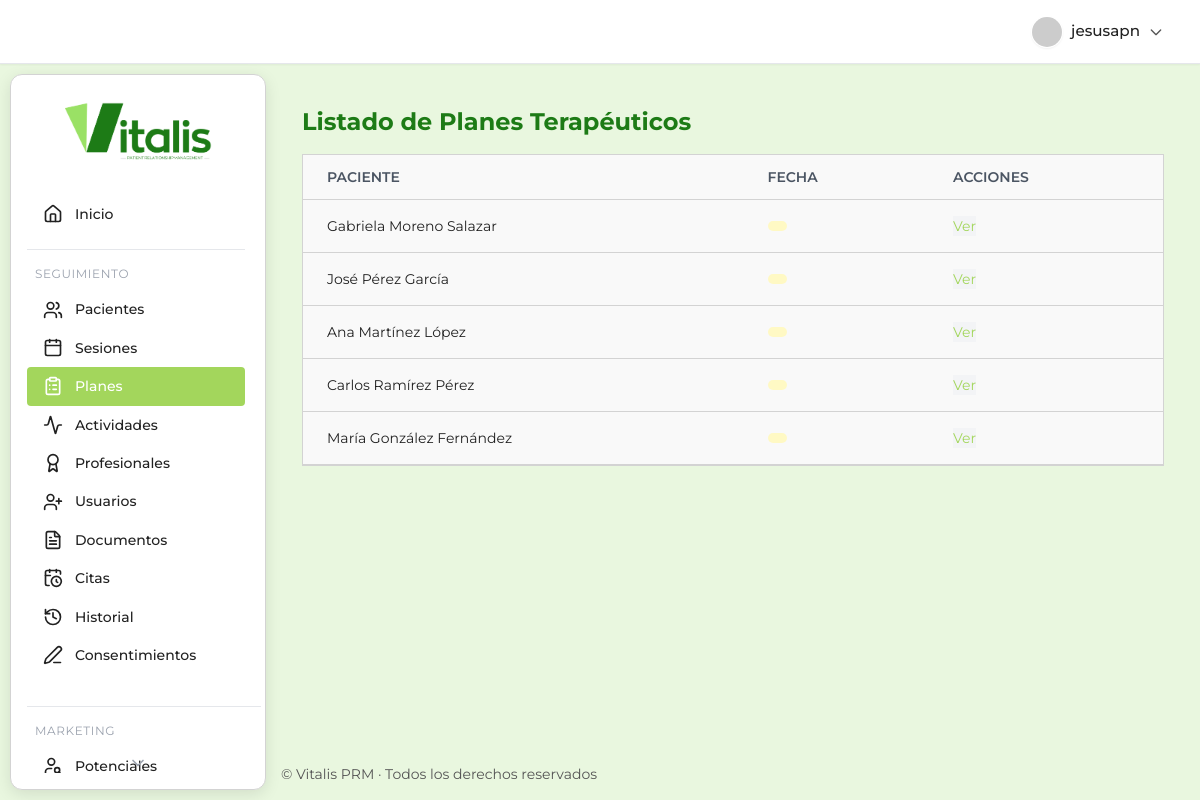
Screenshot of /consultorio/planes/ (signed in) with the database file from the repository.
### prm_salud/consultorio/models.py (models this page shows, shortened)
class PlanTerapeutico(models.Model):
    paciente = models.ForeignKey(Paciente, on_delete=models.CASCADE, related_name='planes_terapeuticos', verbose_name="Paciente")
    profesional = models.ForeignKey(Profesional, on_delete=models.CASCADE, related_name='planes_gestionados', verbose_name="Profesional")
    nombre_plan = models.CharField(max_length=200, verbose_name="Nombre del Plan")
    fecha_inicio_plan = models.DateField(verbose_name="Fecha de Inicio")
    fecha_fin_estimada = models.DateField(blank=True, null=True, verbose_name="Fecha de Fin Estimada")
    objetivo_principal_terapeutico = models.TextField(verbose_name="Objetivo Principal Terapéutico")
    metas_específicas = models.JSONField(default=list, blank=True, null=True, verbose_name="Metas Específicas") # Almacena una lista de strings
    enfoque_terapeutico = models.CharField(
        max_length=50,
        choices=[
            ('Cognitivo-Conductual', 'Cognitivo-Conductual'),
            ('Terapia Sistémica', 'Terapia Sistémica'),
            ('Psicoanálisis', 'Psicoanálisis'),
            ('Humanista', 'Humanista'),
            ('Integrativo', 'Integrativo')
        ],
        default='Cognitivo-Conductual',
        verbose_name="Enfoque Terapéutico"
    )
    estado_plan = models.CharField(
        max_length=20,
        choices=[
            ('Activo', 'Activo'),
            ('Finalizado', 'Finalizado'),
            ('En Pausa', 'En Pausa'),
            ('Cancelado', 'Cancelado')
        ],
        default='Activo',
        verbose_name="Estado del Plan"
    )
    fecha_finalizacion_real = models.DateField(blank=True, null=True, verbose_name="Fecha de Finalización Real")
    observaciones_plan = models.TextField(blank=True, null=True, verbose_name="Observaciones del Plan")
    class Meta:
        verbose_name = "Plan Terapéutico"
        verbose_name_plural = "Planes Terapéuticos"
        ordering = ['-fecha_inicio_plan']

class Paciente(models.Model):
    id_paciente = models.CharField(max_length=50, unique=True, editable=False, primary_key=True) # ID único generado
    nombres = models.CharField(max_length=100, verbose_name="Nombres")
    apellidos = models.CharField(max_length=100, verbose_name="Apellidos")
    fecha_nacimiento = models.DateField(verbose_name="Fecha de Nacimiento")
    genero = models.CharField(
        max_length=20,
        choices=[
            ('Femenino', 'Femenino'),
            ('Masculino', 'Masculino'),
            ('Prefiero no decir', 'Prefiero no decir')
        ],
        verbose_name="Género"
    )
    cedula_identidad = models.CharField(max_length=20, unique=True, verbose_name="Cédula de Identidad")
    telefono = models.CharField(max_length=20, blank=True, null=True, verbose_name="Teléfono")
    email = models.EmailField(blank=True, null=True, verbose_name="Email")
    direccion = models.CharField(max_length=255, blank=True, null=True, verbose_name="Dirección")
    estado_paciente = models.CharField(
        max_length=20,
        choices=[
            ('Activo', 'Activo'),
            ('En Pausa', 'En Pausa'),
            ('Dado de Alta', 'Dado de Alta'),
            ('No Acude', 'No Acude'),
            ('Nuevo', 'Nuevo')
        ],
        default='Activo',
        verbose_name="Estado del Paciente"
    )
    fecha_registro = models.DateField(auto_now_add=True, verbose_name="Fecha de Registro")
    fuente_referencia = models.CharField(
        max_length=50,
        choices=[
            ('Recomendación de Paciente', 'Recomendación de Paciente'),
            ('Redes Sociales', 'Redes Sociales'),
            ('Google Ads', 'Google Ads'),
            ('Otro Profesional de Salud', 'Otro Profesional de Salud'),
            ('Directo', 'Directo'),
            ('Desconocido', 'Desconocido')
        ],
        default='Desconocido',
        verbose_name="Fuente de Referencia"
    )
    motivo_principal_consulta_inicial = models.TextField(blank=True, null=True, verbose_name="Motivo Principal de Consulta Inicial")
    estado_inicial_valoracion = models.CharField(max_length=50, blank=True, null=True, verbose_name="Estado Inicial de Valoración")
    foto = models.ImageField(upload_to='pacientes/fotos/', blank=True, null=True, verbose_name="Foto")
    foto_offset_x = models.PositiveSmallIntegerField(default=50, verbose_name="Posición X de la Foto")
    foto_offset_y = models.PositiveSmallIntegerField(default=50, verbose_name="Posición Y de la Foto")
    class Meta:
        verbose_name = "Paciente"
        verbose_name_plural = "Pacientes"
        ordering = ['apellidos', 'nombres'] # Ordenar por apellido y nombre por defecto

### prm_salud/consultorio/views.py (the view)
# urls.py: path('planes/', views.PlanTerapeuticoListView.as_view(), name='plan_list'),
class PlanTerapeuticoListView(LoginRequiredMixin, ListView):
    model = PlanTerapeutico
    template_name = 'consultorio/planes/plan_list.html'
    context_object_name = 'planes'
    def get_queryset(self):
        queryset = super().get_queryset()
        print(f"Total de planes terapéuticos: {queryset.count()}")
        for plan in queryset:
            print(f"  - ID: {plan.id}, Nombre: {plan.nombre_plan}")
        return queryset
    def get_context_data(self, **kwargs):
        context = super().get_context_data(**kwargs)
        user = self.request.user
        perfil = getattr(user, 'perfilusuario', None)
        puede_editar = False
        if perfil:
            puede_editar = perfil.is_admin() or perfil.is_psicologo()
        context['puede_crear'] = puede_editar
        context['puede_editar'] = puede_editar
        context['puede_eliminar'] = perfil.is_admin() if perfil else False
        context['pacientes'] = Paciente.objects.all()
        context['profesionales'] = Profesional.objects.all()
        context['user_profile'] = perfil
        return context

### prm_salud/consultorio/templates/consultorio/planes/plan_list.html (shortened to what this page needs)
{% extends 'consultorio/base.html' %}
{% load static %}
{% block content %}
<div class="container mx-auto px-4 py-8">
  <div class="aurora-card">
    <div class="flex items-center justify-between mb-4">
      <h1 class="text-2xl font-bold">Listado de Planes Terapéuticos</h1>
    </div>
    <div class="overflow-x-auto">
      <table class="min-w-full divide-y divide-gray-200 text-sm">
        <thead>
          <tr>
            <th class="px-6 py-3 text-left font-semibold uppercase text-gray-600">
              Paciente
            </th>
            <th class="px-6 py-3 text-left font-semibold uppercase text-gray-600">
              Fecha
            </th>
            <th class="px-6 py-3 text-left font-semibold uppercase text-gray-600">
              Acciones
            </th>
          </tr>
        </thead>
        <tbody class="divide-y divide-gray-100">
          {% for plan in planes %}
          <tr class="hover:bg-gray-50 transition">
            <td class="px-6 py-4">
              {{ plan.paciente.nombres }} {{ plan.paciente.apellidos }}
            </td>
            <td class="px-6 py-4">
              <span class="badge badge-warning">
              </span>
            </td>
            <td class="px-6 py-4">
              <div class="flex flex-wrap gap-2">
                <a href="{% url 'consultorio:plan_detail' plan.id %}"
                   class="aurora-btn"
                   style="background-color: #f3f4f6; color: var(--primary)">
                  Ver
                </a>
              </div>
            </td>
          </tr>
          {% empty %}
          <tr>
            <td colspan="3" class="text-center py-8 text-gray-500">
              No hay planes registrados.
            </td>
          </tr>
          {% endfor %}
        </tbody>
      </table>
    </div>
  </div>
</div>
{% endblock %}

### prm_salud/consultorio/templates/consultorio/base.html (shortened to what this page needs)
{% load static %}
<!DOCTYPE html>
<html lang="es">
  <head>
    <link
      href="https://cdn.jsdelivr.net/npm/tailwindcss@2.2.19/dist/tailwind.min.css"
      rel="stylesheet"
    />
    <link
      rel="stylesheet"
      href="https://cdn.jsdelivr.net/npm/flatpickr/dist/flatpickr.min.css"
    />
    <link rel="stylesheet" href="{% static 'consultorio/css/main.css' %}" />
  </head>
  <body class="main-body-layout bg-[#e9f7df] text-text-main font-montserrat">
    <header
      class="flex justify-end items-center px-6 py-3 shadow-sm sticky top-0 left-0 right-0 z-20 w-full header-modern border-b border-gray-200"
    >
      <div class="relative">
        {% if user.is_authenticated %}
        <button
          id="user-menu-btn"
          onclick="toggleUserDropdown()"
          class="flex items-center gap-2 rounded-full px-3 py-1 hover:bg-gray-100 focus:outline-none focus:ring-2 focus:ring-primary"
        >
          <img
            src="https://ui-avatars.com/api/?name={{ user.get_full_name|default:user.username }}&background=4f46e5&color=fff&rounded=true&size=32"
            alt="Avatar"
            class="rounded-full shadow-sm border border-white"
          />
          <span class="font-medium"
            >{{ user.get_full_name|default:user.username }}</span
          >
          <svg
            fill="none"
            stroke="currentColor"
            stroke-width="2"
            stroke-linecap="round"
            stroke-linejoin="round"
            viewBox="0 0 24 24"
            class="w-4 h-4 text-gray-400"
          >
            <path d="M19 9l-7 7-7-7"></path>
          </svg>
        </button>
        {% endif %} {% block header_actions %}{% endblock %}
      </div>
    </header>
    <div class="content-wrapper">
      <aside
        class="sidebar-card-container"
        style="
          top: calc(64px + 10px);
          left: 10px;
          height: calc(100vh - (64px + 10px) - 10px);
        "
      >
        <div class="flex justify-center items-center h-28">
          <a href="{% url 'consultorio:dashboard' %}">
            <img
              src="{% static 'consultorio/img/PRMlogo.png' %}"
              alt="Logo Vitalis PRM"
              class="h-16 transition-transform duration-200 hover:scale-105"
            />
          </a>
        </div>
        <nav
          id="sidebar-scroll"
          class="flex flex-col gap-2 px-4 pr-2 overflow-y-scroll hide-scrollbar relative"
        >
          <a
            href="{% url 'consultorio:dashboard' %}"
            class="sidebar-link flex items-center gap-3 py-3 px-3 rounded-lg {% if request.path == '/consultorio/' %}sidebar-active{% endif %}"
          >
            <i data-lucide="home" class="w-5 h-5"></i><span>Inicio</span>
          </a>
          <div class="mt-2 border-t border-gray-200 pt-4 mr-4">
            <h3
              class="text-xs text-gray-400 uppercase tracking-wider mb-2 ml-2"
            >
              Seguimiento
            </h3>
            <a
              href="{% url 'consultorio:paciente_list' %}"
              class="sidebar-link flex items-center gap-3 py-3 px-3 rounded-lg {% if 'pacientes' in request.path %}sidebar-active{% endif %}"
            >
              <i data-lucide="users" class="w-5 h-5"></i><span>Pacientes</span>
            </a>
            <a
              href="{% url 'consultorio:sesion_list' %}"
              class="sidebar-link flex items-center gap-3 py-3 px-3 rounded-lg {% if 'sesiones' in request.path %}sidebar-active{% endif %}"
            >
              <i data-lucide="calendar" class="w-5 h-5"></i
              ><span>Sesiones</span>
            </a>
            <a
              href="{% url 'consultorio:plan_list' %}"
              class="sidebar-link flex items-center gap-3 py-3 px-3 rounded-lg {% if 'planes' in request.path %}sidebar-active{% endif %}"
            >
              <i data-lucide="clipboard-list" class="w-5 h-5"></i
              ><span>Planes</span>
            </a>
            <a
              href="{% url 'consultorio:actividad_list' %}"
              class="sidebar-link flex items-center gap-3 py-3 px-3 rounded-lg {% if 'actividades' in request.path %}sidebar-active{% endif %}"
            >
              <i data-lucide="activity" class="w-5 h-5"></i
              ><span>Actividades</span>
            </a>
            <a
              href="{% url 'consultorio:profesional_list' %}"
              class="sidebar-link flex items-center gap-3 py-3 px-3 rounded-lg {% if 'profesionales' in request.path %}sidebar-active{% endif %}"
            >
              <i data-lucide="award" class="w-5 h-5"></i
              ><span>Profesionales</span>
            </a>
            <a
              href="{% url 'consultorio:user_list' %}"
              class="sidebar-link flex items-center gap-3 py-3 px-3 rounded-lg {% if 'usuarios' in request.path %}sidebar-active{% endif %}"
            >
              <i data-lucide="user-plus" class="w-5 h-5"></i
              ><span>Usuarios</span>
            </a>
            <a
              href="{% url 'consultorio:documentopaciente_list' %}"
              class="sidebar-link flex items-center gap-3 py-3 px-3 rounded-lg {% if 'documentos' in request.path %}sidebar-active{% endif %}"
            >
              <i data-lucide="file-text" class="w-5 h-5"></i
              ><span>Documentos</span>
            </a>
            <a
              href="{% url 'consultorio:cita_list' %}"
              class="sidebar-link flex items-center gap-3 py-3 px-3 rounded-lg {% if 'citas' in request.path %}sidebar-active{% endif %}"
            >
              <i data-lucide="calendar-clock" class="w-5 h-5"></i
              ><span>Citas</span>
            </a>
            <a
              href="{% url 'consultorio:historialcambios_list' %}"
              class="sidebar-link flex items-center gap-3 py-3 px-3 rounded-lg {% if 'historiales' in request.path %}sidebar-active{% endif %}"
            >
              <i data-lucide="history" class="w-5 h-5"></i
              ><span>Historial</span>
            </a>
            <a
              href="{% url 'consultorio:consentimiento_list' %}"
              class="sidebar-link flex items-center gap-3 py-3 px-3 rounded-lg {% if 'consentimientos' in request.path %}sidebar-active{% endif %}"
            >
              <i data-lucide="pen-line" class="w-5 h-5"></i
              ><span>Consentimientos</span>
            </a>
          </div>
          <div class="mt-6 border-t border-gray-200 pt-4">
            <h3
              class="text-xs text-gray-400 uppercase tracking-wider mb-2 ml-2"
            >
              Marketing
            </h3>
            <a
              href="{% url 'consultorio:pacientepotencial_list' %}"
              class="sidebar-link flex items-center gap-3 py-3 px-3 rounded-lg {% if 'marketing/potenciales' in request.path %}sidebar-active{% endif %}"
            >
              <i data-lucide="user-search" class="w-5 h-5"></i
              ><span>Potenciales</span>
            </a>
          </div>
        </nav>
        <div id="scroll-indicator" class="flex justify-center -mt-2">
          <i
            data-lucide="chevron-down"
            class="w-5 h-5 text-gray-400 animate-bounce"
          ></i>
        </div>
      </aside>
      <main class="flex-1 overflow-auto main-content-offset">
        {% block content %}{% endblock %}
      </main>
    </div>
    <footer
      class="text-sm text-text-main py-4 mt-auto"
      style="
        border-top: none;
        text-align: left;
        padding-left: calc(16rem + 20px + 5px);
      "
    >
      &copy; {{ now|date:"Y" }} Vitalis PRM · Todos los derechos reservados
    </footer>
  </body>
</html>

### rows the page displays
PlanTerapeutico: paciente.nombres "Gabriela Moreno", paciente.apellidos "Salazar"
PlanTerapeutico: paciente.nombres "José Pérez", paciente.apellidos "García"
PlanTerapeutico: paciente.nombres "Ana Martínez", paciente.apellidos "López"
PlanTerapeutico: paciente.nombres "Carlos Ramírez", paciente.apellidos "Pérez"
PlanTerapeutico: paciente.nombres "María González", paciente.apellidos "Fernández"

### other values shown
{{ user.get_full_name|default:user.username }} "jesusapn"
